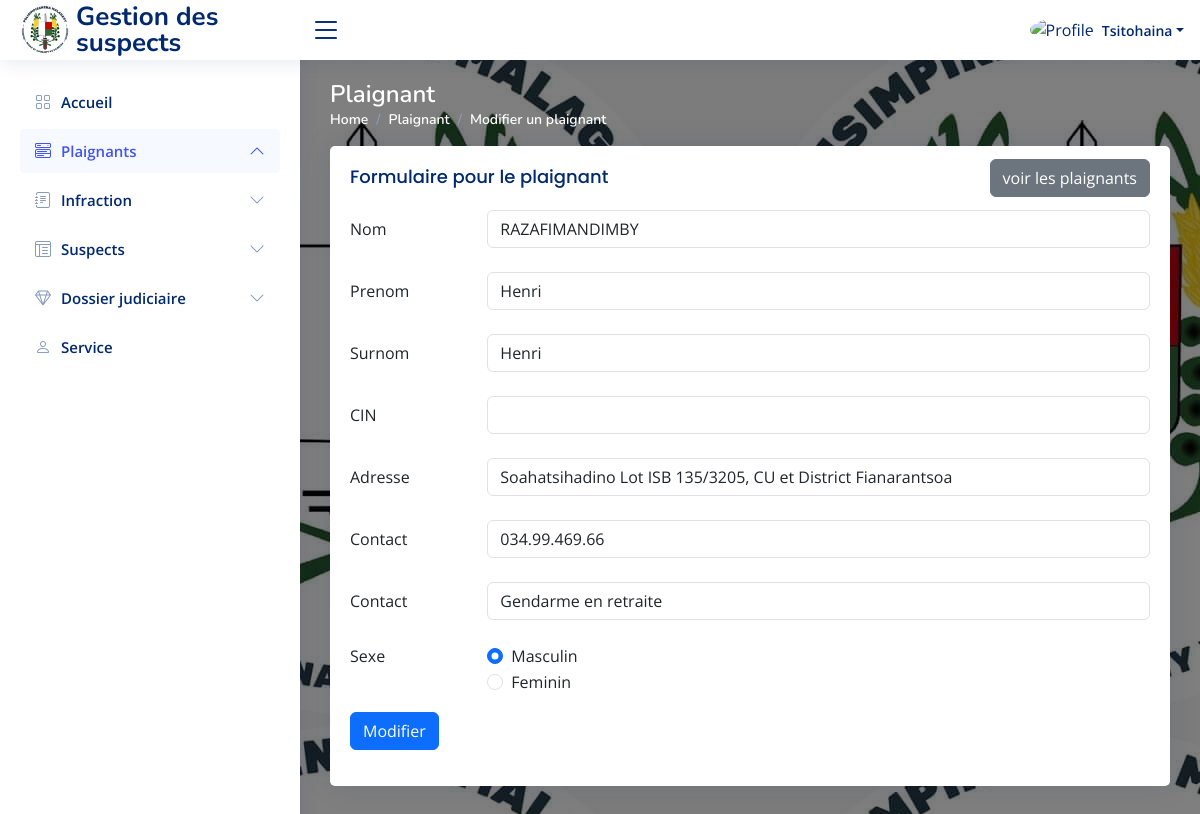
Screenshot of /plaignant/modifier/050P.SRPJ.2022 (signed in) with the database file from the repository.
### tables this page shows
CREATE TABLE `plaignant` (
  `ID_Plaignant` varchar(40) NOT NULL,
  `ID_Enqueteur` int(11) NOT NULL,
  `Nom` varchar(50) NOT NULL,
  `Prenom` varchar(50) NOT NULL,
  `Surnom` varchar(50) DEFAULT NULL,
  `CIN` varchar(100) NOT NULL,
  `Adresse` varchar(100) NOT NULL,
  `Contact` varchar(20) NOT NULL,
  `Profession` varchar(255) NOT NULL,
  `Sexe` varchar(50) NOT NULL,
  `Date_Ajout` timestamp NOT NULL DEFAULT current_timestamp()
);

### controllers/Plaignant.controller.php (called while the page is built, shortened)
<?php
    require_once("models/PlaignantManager.class.php");
    class PlaignantController{
        private $plaignantManager;
        public function __construct() {
            $this->plaignantManager = new PlaignantManager();
            $this->plaignantManager->chargementPlaignant();
        }
        public function modifierPlaignant($url, $idPlaignant){
            $plaignant = $this->plaignantManager->getPlaignantById($idPlaignant);
            require("views/plaignant/modifier.view.php");
        }
    }
?>

### models/PlaignantManager.class.php (called while the page is built, shortened)
<?php
    require_once("config/database.php");
    require_once("Plaignant.class.php");
    class PlaignantManager extends Database{
        private $plaignants;
        public function ajoutPlaignant($plaignant){
            $this->plaignants[] = $plaignant;
        }
        public function chargementPlaignant(){
            $req = $this->getMyDb()->prepare("SELECT * FROM Plaignant ORDER BY Date_Ajout DESC");
            $req->execute();
            $mesplaignants = $req->fetchAll(PDO::FETCH_ASSOC);
        }
        public function getPlaignantById($plaignant){
            for($i = 0; $i < count($this->plaignants); $i++){
                if($this->plaignants[$i]->getIdPlaignant() === $plaignant){
                    return $this->plaignants[$i];
                }
            }
        }
    }
?>

### models/Plaignant.class.php (called while the page is built, shortened)
<?php
    class Plaignant{
        private $idPlaignant;
        private $nom;
        private $prenom;
        private $surnom;
        private $cin;
        private $adresse;
        private $contact;
        private $profession;
        public function __construct($idPlaignant, $idEnqueteur, $nom, $prenom, $surnom, $cin, $adresse, $contact, $profession, $sexe, $dateAjout) {
            $this->idPlaignant = $idPlaignant;
            $this->nom = $nom;
            $this->prenom = $prenom;
            $this->surnom = $surnom;
            $this->cin = $cin;
            $this->adresse = $adresse;
            $this->contact = $contact;
            $this->profession = $profession;
        }
        public function getIdPlaignant(){ return $this->idPlaignant;}
        public function getNom(){ return $this->nom; }
        public function getPrenom(){ return $this->prenom; }
        public function getSurnom(){ return $this->surnom; }
        public function getCin(){ return $this->cin;}
        public function getAdresse(){ return $this->adresse; }
        public function getContact(){ return $this->contact; }
        public function getProfession() { return $this->profession; }
    }
?>

### config/database.php (called while the page is built, shortened)
<?php
    abstract class Database{
        private static $mydb;
        private static function setMyDb(){
            self::$mydb = new PDO("mysql:host=". HOST . ";dbname=". DB_NAME, USER, PASSWORD);
            self::$mydb->setAttribute(PDO::ATTR_ERRMODE, PDO::ERRMODE_EXCEPTION);
        }
        protected function getMyDb(){
            return self::$mydb;
        }
    }
?>

### views/plaignant/modifier.view.php (the view, shortened to what this page needs)
        <div class="col-lg-12">
<div class="card">
  <div class="card-body">
    <div class="d-flex align-items-center justify-content-between">
        <h5 class="card-title">Formulaire pour le plaignant</h5>
        <a href="<?= URL ?>plaignant" class="btn btn-secondary">voir les plaignants</a>
    </div>
    <form method="post" action="<?= URL ?>plaignant/modifierValidation/<?= $plaignant->getIdPlaignant()  ?>">
      <div class="row mb-4">
        <label for="inputText" class="col-sm-2 col-form-label">Nom</label>
        <div class="col-sm-10">
          <input type="text" class="form-control" name="nom" required value="<?= $plaignant->getNom() ?>">
        </div>
      </div>
      <div class="row mb-4">
        <label for="inputText" class="col-sm-2 col-form-label">Prenom</label>
        <div class="col-sm-10">
          <input type="text" class="form-control" name="prenom" value="<?= $plaignant->getPrenom() ?>">
        </div>
      </div>
      <div class="row mb-4">
        <label for="inputText" class="col-sm-2 col-form-label">Surnom</label>
        <div class="col-sm-10">
          <input type="text" class="form-control" name="surnom" value="<?= $plaignant->getSurnom() ?>">
        </div>
      </div>
      <div class="row mb-4">
        <label for="inputText" class="col-sm-2 col-form-label">CIN</label>
        <div class="col-sm-10">
          <input type="text" class="form-control" name="cin" value="<?= $plaignant->getCin() ?>">
        </div>
      </div>
      <div class="row mb-4">
        <label for="inputText" class="col-sm-2 col-form-label">Adresse</label>
        <div class="col-sm-10">
          <input type="text" class="form-control" name="adresse" value="<?= $plaignant->getAdresse() ?>">
        </div>
      </div>
      <div class="row mb-4">
        <label for="inputText" class="col-sm-2 col-form-label">Contact</label>
        <div class="col-sm-10">
          <input type="text" class="form-control" name="contact" value="<?= $plaignant->getContact() ?>">
        </div>
      </div>
      <div class="row mb-4">
        <label for="inputText" class="col-sm-2 col-form-label">Contact</label>
        <div class="col-sm-10">
          <input type="text" class="form-control" name="profession" value="<?= $plaignant->getProfession() ?>">
        </div>
      </div>
      <fieldset class="row mb-3">
        <legend class="col-form-label col-sm-2 pt-0">Sexe</legend>
        <div class="col-sm-10">
          <div class="form-check">
            <input class="form-check-input" type="radio" name="sexe" id="gridRadios1" value="M" checked>
            <label class="form-check-label" for="gridRadios1">
              Masculin
            </label>
          </div>
          <div class="form-check">
            <input class="form-check-input" type="radio" name="sexe" id="gridRadios2" value="F">
            <label class="form-check-label" for="gridRadios2">
                Feminin
            </label>
          </div>
        </div>
      </fieldset>
      <div class="row mb-3">
        <div class="col-sm-10">
          <button type="submit" class="btn btn-primary" name="Modifierplaignant">Modifier</button>
        </div>
      </div>
    </form>
  </div>
</div>
</div>
</div>
<?php
    require ("views/layout/template.php");
?>

### assets/css/style.css (style rules this page uses)
:root { scroll-behavior: smooth; }
body { font-family: "Open Sans", sans-serif; background: #f8f8f8; background: linear-gradient( rgba(0, 0, 0, 0.5), rgba(0, 0, 0, 0.5) ), url("../img/POLICE.jfif"); color: #444444; }
a { color: #4154f1; text-decoration: none; }
h1, h2, h3, h4, h5, h6 { font-family: "Nunito", sans-serif; }
.card { margin-bottom: 30px; border: none; border-radius: 5px; box-shadow: 0px 0 30px rgba(1, 41, 112, 0.1); }
.card-title { padding: 20px 0 15px 0; font-size: 18px; font-weight: 500; color: #012970; font-family: "Poppins", sans-serif; }
.card-body { padding: 0 20px 20px 20px; }

### rows the page displays
plaignant: nom "RAZAFIMANDIMBY", prenom "Henri", surnom "Henri", adresse "Soahatsihadino Lot ISB 135/3205, CU et District Fianarantsoa", contact "034.99.469.66", profession "Gendarme en retraite"

### other values shown
$_SESSION["nom"] "Tsitohaina"
$title "Plaignant"
$secondtitle "Modifier un plaignant"
